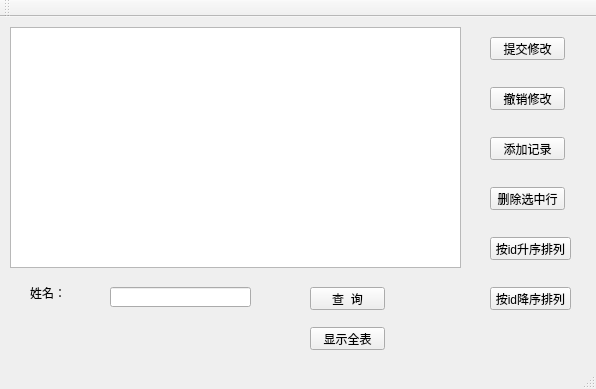
<?xml version="1.0" encoding="UTF-8"?>
<ui version="4.0">
 <class>MainWindow</class>
 <widget class="QMainWindow" name="MainWindow">
  <property name="geometry">
   <rect>
    <x>0</x>
    <y>0</y>
    <width>596</width>
    <height>389</height>
   </rect>
  </property>
  <property name="windowTitle">
   <string>MainWindow</string>
  </property>
  <widget class="QWidget" name="centralWidget">
   <widget class="QLabel" name="label">
    <property name="geometry">
     <rect>
      <x>30</x>
      <y>270</y>
      <width>54</width>
      <height>12</height>
     </rect>
    </property>
    <property name="text">
     <string>姓名：</string>
    </property>
   </widget>
   <widget class="QLineEdit" name="lineEdit">
    <property name="geometry">
     <rect>
      <x>110</x>
      <y>270</y>
      <width>141</width>
      <height>20</height>
     </rect>
    </property>
   </widget>
   <widget class="QTableView" name="tableView">
    <property name="geometry">
     <rect>
      <x>10</x>
      <y>10</y>
      <width>451</width>
      <height>241</height>
     </rect>
    </property>
   </widget>
   <widget class="QPushButton" name="pushButton">
    <property name="geometry">
     <rect>
      <x>490</x>
      <y>20</y>
      <width>75</width>
      <height>23</height>
     </rect>
    </property>
    <property name="text">
     <string>提交修改</string>
    </property>
   </widget>
   <widget class="QPushButton" name="pushButton_2">
    <property name="geometry">
     <rect>
      <x>490</x>
      <y>70</y>
      <width>75</width>
      <height>23</height>
     </rect>
    </property>
    <property name="text">
     <string>撤销修改</string>
    </property>
   </widget>
   <widget class="QPushButton" name="pushButton_3">
    <property name="geometry">
     <rect>
      <x>490</x>
      <y>120</y>
      <width>75</width>
      <height>23</height>
     </rect>
    </property>
    <property name="text">
     <string>添加记录</string>
    </property>
   </widget>
   <widget class="QPushButton" name="pushButton_4">
    <property name="geometry">
     <rect>
      <x>490</x>
      <y>170</y>
      <width>75</width>
      <height>23</height>
     </rect>
    </property>
    <property name="text">
     <string>删除选中行</string>
    </property>
   </widget>
   <widget class="QPushButton" name="pushButton_5">
    <property name="geometry">
     <rect>
      <x>310</x>
      <y>270</y>
      <width>75</width>
      <height>23</height>
     </rect>
    </property>
    <property name="text">
     <string>查  询</string>
    </property>
   </widget>
   <widget class="QPushButton" name="pushButton_6">
    <property name="geometry">
     <rect>
      <x>310</x>
      <y>310</y>
      <width>75</width>
      <height>23</height>
     </rect>
    </property>
    <property name="text">
     <string>显示全表</string>
    </property>
   </widget>
   <widget class="QPushButton" name="pushButton_7">
    <property name="geometry">
     <rect>
      <x>490</x>
      <y>220</y>
      <width>81</width>
      <height>23</height>
     </rect>
    </property>
    <property name="text">
     <string>按id升序排列</string>
    </property>
   </widget>
   <widget class="QPushButton" name="pushButton_8">
    <property name="geometry">
     <rect>
      <x>490</x>
      <y>270</y>
      <width>81</width>
      <height>23</height>
     </rect>
    </property>
    <property name="text">
     <string>按id降序排列</string>
    </property>
   </widget>
  </widget>
  <widget class="QMenuBar" name="menuBar">
   <property name="geometry">
    <rect>
     <x>0</x>
     <y>0</y>
     <width>596</width>
     <height>23</height>
    </rect>
   </property>
  </widget>
  <widget class="QToolBar" name="mainToolBar">
   <attribute name="toolBarArea">
    <enum>TopToolBarArea</enum>
   </attribute>
   <attribute name="toolBarBreak">
    <bool>false</bool>
   </attribute>
  </widget>
  <widget class="QStatusBar" name="statusBar"/>
 </widget>
 <layoutdefault spacing="6" margin="11"/>
 <resources/>
 <connections/>
</ui>
